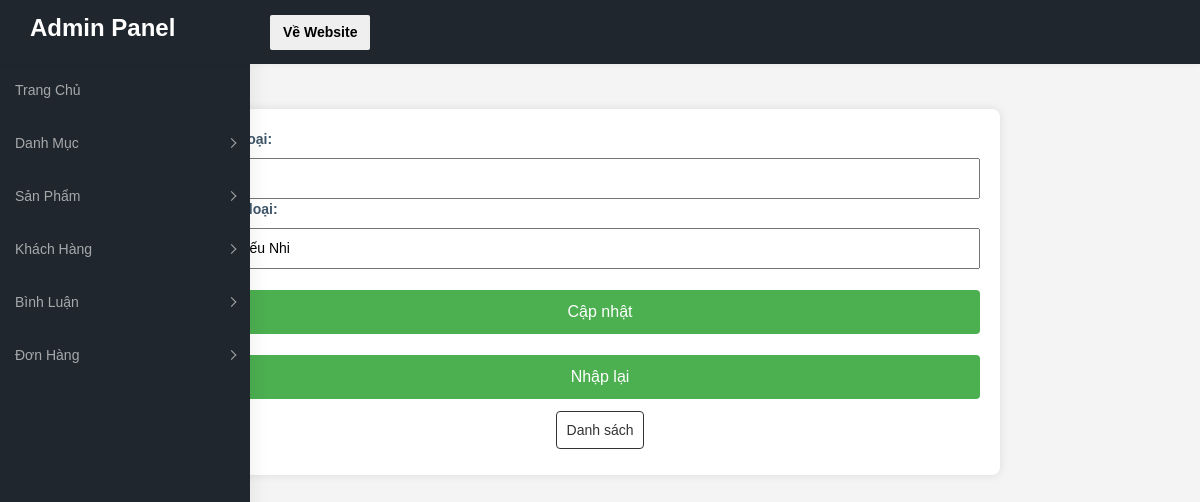
Before: /admin/index.php?act=suadm&id=6 with the older database file.
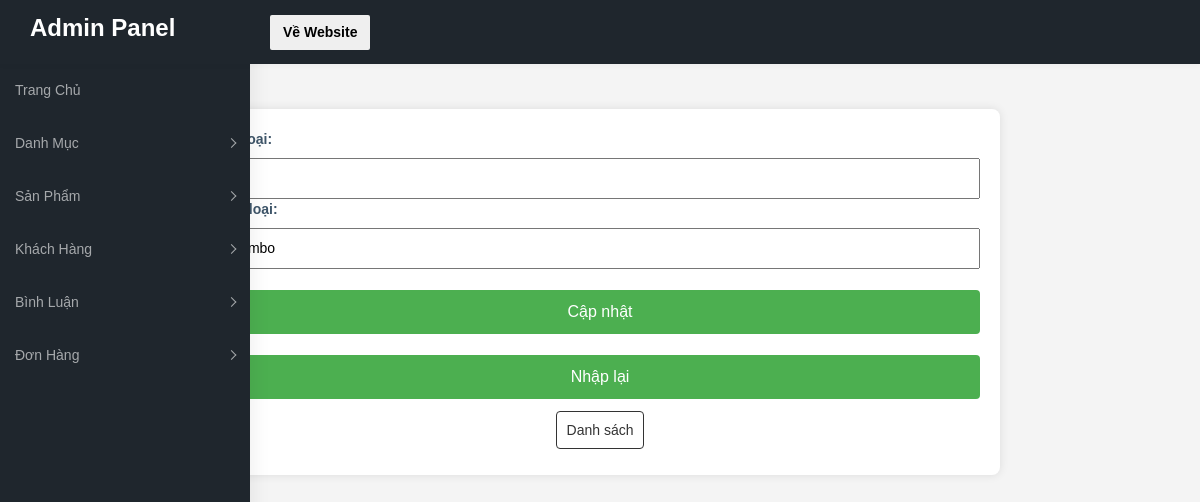
After: the same page with the newer database file.
### tables this page shows
CREATE TABLE `danhmuc` (
  `id` int(11) NOT NULL,
  `name` varchar(255) NOT NULL
);

### model/pdo.php (called while the page is built, shortened)
<?php
function pdo_get_connection(){
    $servername = "localhost";
    $username = "root";
    $password = "";
    try {
        $conn = new PDO("mysql:host=$servername;dbname=da1", $username, $password);
        $conn->setAttribute(PDO::ATTR_ERRMODE, PDO::ERRMODE_EXCEPTION);
        return $conn;
    } catch(PDOException $e) {
        echo "Connection failed: " . $e->getMessage();
    }
}
function pdo_query_one($sql){
    $sql_args=array_slice(func_get_args(),1);
    try{
        $conn=pdo_get_connection();
        $stmt=$conn->prepare($sql);
        $stmt->execute($sql_args);
        $row=$stmt->fetch(PDO::FETCH_ASSOC);
        return $row;
    }
    catch(PDOException $e){
        throw $e;
    }
    finally{
        unset($conn);
    }
}
?>

### model/danhmuc.php (called while the page is built, shortened)
<?php
    function loadone_danhmuc($id){
        $sql= "select * from danhmuc where id=".$id;
        $dm=pdo_query_one($sql);
        return $dm;
    }

### admin/danhmuc/update.php (the view, shortened to what this page needs)
<header>
    <h1>Cập nhật danh mục mới</h1>
</header>
<section>
    <form action="index.php?act=updatedm" method="post">
        <label for="ma-loai">Mã loại:</label>
        <input type="text" name="maloai">
        <label for="ten-loai">Tên loại:</label>
        <input type="text" name="tenloai" value="<?php if(isset($dm['name'])) echo $dm['name']; ?>">
        <div class="actions"><br>
            <input type="submit" name="capnhat" value="Cập nhật"><br><br>
            <input type="reset" value="Nhập lại" ><br><br>
            <a href="index.php?act=listdm">Danh sách</a>
        </div>
    </form>
</section>

Changed rows visible on the page:
changed danhmuc: tenloai "Thiếu Nhi" → "Combo"
